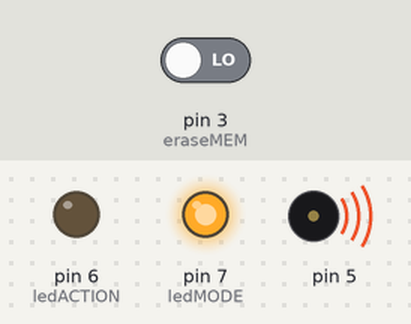
A sketch run on a simulated Arduino Uno, built with avr-gcc and run on an emulated ATmega328P. Parts: output pins drawn as LEDs (lit = HIGH), buzzer (waves = sounding). The test bench sets the inputs (shaded band); at power-on: pin 3 (eraseMEM) LOW.

Above: at 1.2 s.
1.3 s: pin 3 (eraseMEM) driven HIGH
At 2.5 s:
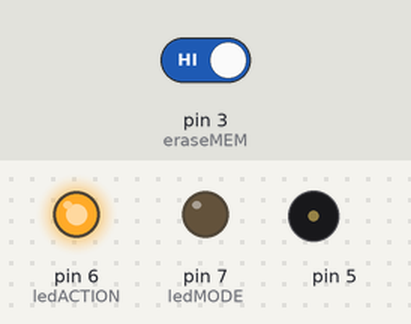
2.8 s: pin 3 (eraseMEM) driven LOW
At 3.8 s:
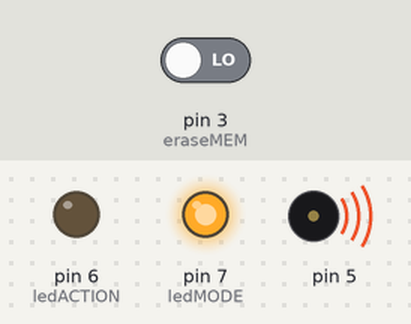
Timing chart, 0 to 5.8 s (numbered marks = the images above; inputs shaded):
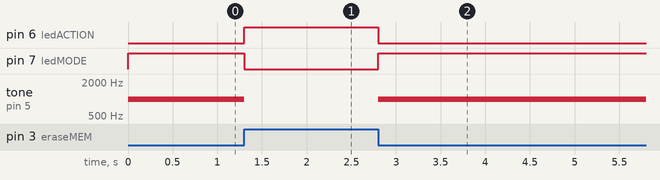

The sketch:

test_button_leds_tone.ino
```cpp
#define eraseMEM 3
#define ledMODE 7
#define ledACTION 6

void setup() {
  pinMode(eraseMEM, INPUT);
  pinMode(ledMODE, OUTPUT);
  pinMode(ledACTION, OUTPUT);
}

void loop() {
  if(digitalRead(eraseMEM)) {
    digitalWrite(ledACTION, HIGH);
    digitalWrite(ledMODE, LOW);
    noTone(5);
    }
  else
    {
    digitalWrite(ledMODE, HIGH);
    digitalWrite(ledACTION, LOW);
    tone(5,1000);

    }
}
```

Measured:
- after the input at 1.3 s, pin 6 (ledACTION): LOW → HIGH at once; pin 7 (ledMODE): HIGH → LOW at once; tone on pin 5: 1000 Hz → silent at once
- after the input at 2.8 s, pin 6 (ledACTION): HIGH → LOW at once; pin 7 (ledMODE): LOW → HIGH at once; tone on pin 5: silent → 1000 Hz at once
